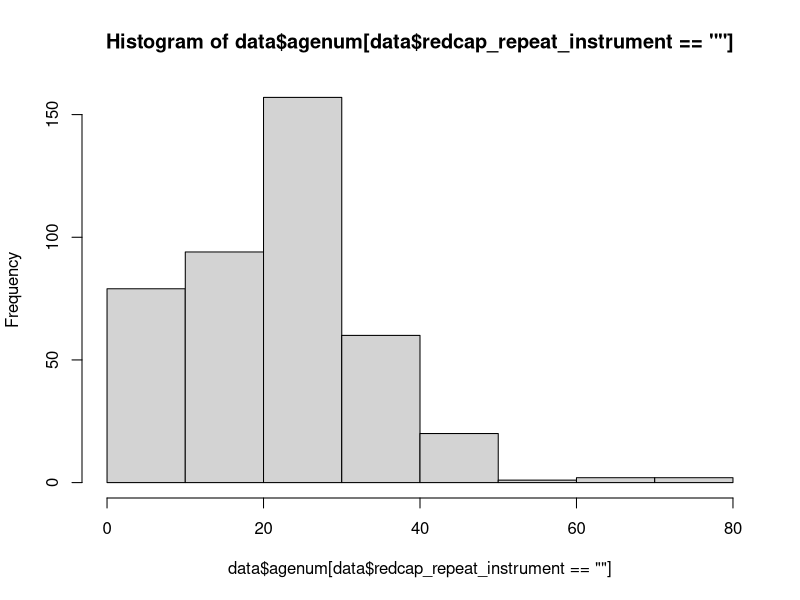

This chart was generated by the following R code:

data <- read.csv('data/rawData.csv', header = T, sep = ',')

## Occupation
data$occupation1 <- apply(data[, paste0("occupation___", 1:19)], 1, function(row){
  idx <- which(row == 1)
  # return first index if 1 exists, otherwise return NA
  if(length(idx) == 0){
    return(NA)
  }else{
    return(idx[1])
  }
})
data$occupation1 <- factor(data$occupation1, levels = 1:19)
table(data$occupation1)
# some people have multiple occupations
data$occupation2 <- apply(data[, paste0("occupation___", 1:19)], 1, function(row){
  idx <- which(row == 1)
  # return first index if 1 exists, otherwise return NA
  if(length(idx) == 0){
    return(NA)
  }else{
    return(idx[2])
  }
})
data$occupation2 <- factor(data$occupation2, levels = 1:19)
table(data$occupation2)
# other occupation
table(data$otr_occp)

## Hunting
table(data$part_chas) # participated in hunting session; 1 = yes, 2 = no, 3 = no response
data$hunting_species1 <- apply(data[, paste0("espac_attr___", 1:10)], 1, function(row){
  idx <- which(row == 1)
  # return first index if 1 exists, otherwise return NA
  if(length(idx) == 0){
    return(NA)
  }else{
    return(idx[1])
  }
})
table(data$hunting_species1) # 1 = monkey, 3 = rat, 9 = other
data$hunting_species2 <- apply(data[, paste0("espac_attr___", 1:10)], 1, function(row){
  idx <- which(row == 1)
  # return first index if 1 exists, otherwise return NA
  if(length(idx) == 0){
    return(NA)
  }else{
    return(idx[2])
  }
})
table(data$hunting_species2) # 2 = squirrel
table(data$otr_espatrap)

table(data$consronger) # rodents caught or consumed; 1 = yes, 2 = no, 3 = no response
data$consronger_spec1 <- apply(data[, paste0("kelespec___", 1:5)], 1, function(row){
  idx <- which(row == 1)
  # return first index if 1 exists, otherwise return NA
  if(length(idx) == 0){
    return(NA)
  }else{
    return(idx[1])
  }
})
table(data$consronger_spec1) # 1 = rat; 2 = Gambian rat; 3 = squirrel; 4 = other
data$consronger_spec2 <- apply(data[, paste0("kelespec___", 1:5)], 1, function(row){
  idx <- which(row == 1)
  # return first index if 1 exists, otherwise return NA
  if(length(idx) == 0){
    return(NA)
  }else{
    return(idx[2])
  }
})
table(data$consronger_spec2) # 2 = Gambian rat; 3 = squirrel; 4 = other
table(data$otr_espattra)

## Bushmeat consumption
table(data$viandbrous) # 1 = never, 2 = <2x per week, 3 = >2x per week, 4 = no response
data$viandbrous_spec1 <- apply(data[, paste0("espconsm___", 1:10)], 1, function(row){
  idx <- which(row == 1)
  # return first index if 1 exists, otherwise return NA
  if(length(idx) == 0){
    return(NA)
  }else{
    return(idx[1])
  }
})
table(data$viandbrous_spec1) # 1 = monkey, 2 = squirrel, 4 = bat, 5 = pangolin, 8 = antilope
data$viandbrous_spec2 <- apply(data[, paste0("espconsm___", 1:10)], 1, function(row){
  idx <- which(row == 1)
  # return first index if 1 exists, otherwise return NA
  if(length(idx) == 0){
    return(NA)
  }else{
    return(idx[2])
  }
})
table(data$viandbrous_spec2)# 3 = rat, 9 = other
data$viandbrous_spec3 <- apply(data[, paste0("espconsm___", 1:10)], 1, function(row){
  idx <- which(row == 1)
  # return first index if 1 exists, otherwise return NA
  if(length(idx) == 0){
    return(NA)
  }else{
    return(idx[3])
  }
})
table(data$viandbrous_spec3) # 7 = gazelle
data$viandbrous_spec4 <- apply(data[, paste0("espconsm___", 1:10)], 1, function(row){
  idx <- which(row == 1)
  # return first index if 1 exists, otherwise return NA
  if(length(idx) == 0){
    return(NA)
  }else{
    return(idx[4])
  }
})
table(data$viandbrous_spec4)
table(data$otr_avicos)

## Touching or eating of animals that died naturally?
table(data$manipulmort) # 1 = yes, 2 = no, 3 = no response
data$manipulmort_spec1 <- apply(data[, paste0("espcmort___", 1:10)], 1, function(row){
  idx <- which(row == 1)
  # return first index if 1 exists, otherwise return NA
  if(length(idx) == 0){
    return(NA)
  }else{
    return(idx[1])
  }
})
table(data$manipulmort_spec1) # 9 = other
table(data$otr_vimr) # pork

## Cases that meet inclusion criteria
ids.incl <- data$isac[data$critcompl_incl == 1]
data <- data[data$isac %in% ids.incl, ]

##-----------------------------------------------------------------------------
## PCR confirmed cases
table(data$rsltlc) # 1 = positive, 2 = negative, 3 = not analysed yet; only positive cases are retained in longitudinal part of the study

table(data$rsltlc[data$sexe==2 & (data$cathgr==1|data$cathgr==2)])
## Females +12y (N = 165?)
table(data$codeadultefemmeconfirmeecorrecte) # correct adult code, 1 = yes
table(data$codeenfantconfirmeecorrecte_2)
sum(!is.na(as.Date(data$dat_invesc)))

# table(data$rsltlc[data$sexe==1 & (data$cathgr==1|data$cathgr==2)])
# ## Males +12y (N = 171?)

## IDs of confirmed cases at baseline visit
ids.confirmed <- data$isac[data$rsltlc == 1 & data$redcap_repeat_instrument == '']
data <- data[data$isac %in% ids.confirmed, ]
dim(data)

length(unique(data$isac))
table(data$sexe) # 1 = male, 2 = female
table(data$cathgr) # age category: 1 = adult (>18y), 2 = minor (12-17y), 3 = minor (<12y)

##----------------------------------------------------------------------------------------------
## Longitudinal data (hospital follow-up)

sum(data$codeadulte != ""); sum(data$codeenfant != "") # follow-up IDs
length(unique(data$codeadulte)); length(unique(data$codeenfant)) 
length(unique(data$codeadulte[data$suivi_fait==1])); length(unique(data$codeenfant[data$suivi_fait==1])) 
# 417 patients with follow-up data, but almost none 'suivi_fait'?

table(data$redcap_repeat_instrument)

data$visit <- ifelse(data$redcap_repeat_instrument == '', 'baseline', data$redcap_repeat_instrument)
table(data$visit, data$redcap_repeat_instance)

length(unique(data$isac[data$suivi_fait==1])) # ID's of patients that had follow-up during hospitalisation

table(data$isd_part) # hospital outcome: 1 = released, 2 = withdrawal of consent, 3 = deceased, 4 = LTFU

##------------------------------------------------------------------------------------------------
## Longitudinal data (regular follow-up)

table(data$jr_delavisite) # 1 = day 29; 2 = day 59


##------------------------------------------------------------------------------------------------
## Longitudinal data (pregnancy follow-up)







##------------------------------------------------------------------------------------------------
## Rename variables

data$agecat <- data$cathgr # 1 = >18y; 2 = 12-17y
data$ageyear <- data$ag_an # NA if agecat = 3 & under 2y old
data$agemonth <- data$ag_mois
data$ageweek <- data$ag_seme
data$gender <- data$sexe

data$agenum[data$redcap_repeat_instrument==''] <- ifelse(!is.na(data$ageyear[data$redcap_repeat_instrument=='']),
                                                         data$ageyear[data$redcap_repeat_instrument==''],
                                                         ifelse(!is.na(data$agemonth[data$redcap_repeat_instrument=='']),
                                                                data$agemonth[data$redcap_repeat_instrument=='']/12,
                                                                data$ageweek[data$redcap_repeat_instrument=='']/52))
hist(data$agenum[data$redcap_repeat_instrument==''])

data$HZ <- data$zs # health zone
data$air_HZ <- data$air_st # aire de sante

data$occupation_prim <- data$occupation1
data$occupation_sec <- data$occupation2

data$HH_size <- data$tail_men
data$HH_children <- data$nbr_inf18
data$HH_mpox <- data$nbr_menage # 483 patients reported that at least one other HH member has mpox

data$travel <- data$partvoyage # 1 = yes, 2 = no

## Information on sexual contacts
data$intercourse <- data$rapsex # intercourse in the last 3 weeks; 1 = yes
data$num_partners <- data$cbpart # number of different sexual partners in the last 3 weeks
data$intercourse_SW <- data$rapprofsex # intercourse with professional sex worker in the last 3 weeks; 1 = yes
data$condomuse <- data$prsvraport # condom use: 1 = (almost) never, 2 = sometimes, 3 = (almost) always

##-------------------------------------------------------------------------------------------------
## Contact investigation
# unique(data$hyp_com) # transmission hypothesis
# sum(grepl('sexuel', data$hyp_com, ignore.case = T) | grepl('sexual', data$hyp_com, ignore.case = T))
# sum(grepl('non sexuel', data$hyp_com, ignore.case = T))
# sum(grepl('contact direct répété', data$hyp_com, ignore.case = T))
data$transm_hyp <- data$hyp_com

data$contact_mpox <- data$pesattient # contact w/ (suspected) mpox case:1 = yes, 2 = no, 3 = don't know
data$num_contact_mpox <- data$cbinpers # if contact, w/ how many different persons
## Information recorded for up to 4 contacts:
data$contact1_included <- data$ptatmpox # 1 = included in this study
data$contact2_included <- data$ptatmpox_2
data$contact3_included <- data$ptatmpox_3
data$contact4_included <- data$ptatmpox_4
# If contact included in study:
data$contact1_id <- data$screnprs
data$contact2_id <- data$screnprs_2
data$contact3_id <- data$screnprs_3
data$contact4_id <- data$screnprs_4
data$contact1_FUid <- ifelse(data$numetdlg == 1 & data$numetdlg != 3, data$numadult, data$numenft) # follow-up ID of contact
data$contact2_FUid <- ifelse(data$numetdlg_2 == 1 & data$numetdlg_2 != 3, data$numadult_2, data$numenft_2)
data$contact3_FUid <- ifelse(data$numetdlg_3 == 1 & data$numetdlg_3 != 3, data$numadult_3, data$numenft_3)
data$contact4_FUid <- ifelse(data$numetdlg_4 == 1 & data$numetdlg_4 != 3, data$numadult_4, data$numenft_4)
data$contact1_type <- data$typconct # 1 = single contact, 2 = multiple occasions / ongoing
data$contact2_type <- data$typconct_2
data$contact3_type <- data$typconct_3
data$contact4_type <- data$typconct_4
data$days_since_last_contact1 <- data$dernct
data$days_since_last_contact2 <- data$dernct_2
data$days_since_last_contact3 <- data$dernct_3
data$days_since_last_contact4 <- data$dernct_4

data$contact1_rel <- ifelse(grepl('voisin', data$otr_typrel, ignore.case = T), 9, data$typrltpatien) # 1 = family member in HH, 
# 2 = other family member, 3 = colleague, 4 = client (SW),
# 5 = SW visited, 6 = patient (participant is a HCW), 7 = deceased person, 8 =friend,
# 9 = neighbor, 10 = church, 11 = co-patient , 12 = sexual partner, 13 = client (shop)  
data$contact1_rel <- ifelse(grepl('epoux', data$otr_typrel, ignore.case = T), 1, data$contact1_rel)
data$contact1_rel <- ifelse(grepl('glise', data$otr_typrel, ignore.case = T), 10, data$contact1_rel)
data$contact1_rel <- ifelse(grepl('patient', data$otr_typrel, ignore.case = T), 11, data$contact1_rel)
data$contact1_rel <- ifelse(grepl('mari', data$otr_typrel, ignore.case = T), 1, data$contact1_rel)
data$contact1_rel <- ifelse(grepl('conjointe', data$otr_typrel, ignore.case = T), 1, data$contact1_rel)
data$contact1_rel <- ifelse(grepl('sexuel', data$otr_typrel, ignore.case = T), 12, data$contact1_rel)

data$contact2_rel <- ifelse(grepl('voisin', data$otr_typrel_2, ignore.case = T), 9, data$typrltpatien_2)
data$contact2_rel <- ifelse(grepl('patient', data$otr_typrel_2, ignore.case = T), 11, data$contact2_rel)
data$contact2_rel <- ifelse(grepl('client', data$otr_typrel_2, ignore.case = T), 13, data$contact2_rel)

data$contact3_rel <- ifelse(grepl('voisin', data$otr_typrel_3, ignore.case = T), 9, data$typrltpatien_3)
data$contact3_rel <- ifelse(grepl('patient', data$otr_typrel_3, ignore.case = T), 11, data$contact3_rel)

data$contact4_rel <- ifelse(grepl('patient', data$otr_typrel_4, ignore.case = T), 11, data$typrltpatien_4)

data$contact1_famtype <- data$ty_mbre # 1 = parent, 2 = child, 3 = sibling, 4 = other ('data$otr_mbfam1')
data$contact2_famtype <- data$ty_mbre_2
data$contact3_famtype <- data$ty_mbre_3
data$contact4_famtype <- data$ty_mbre_4

# zone de sante where contact took place (if other: 'data$ot_aisnt')
data$contact1_zs <- data$airsntpatien 
data$contact2_zs <- data$airsntpatien_2
data$contact3_zs <- data$airsntpatien_3
data$contact4_zs <- data$airsntpatien_4
data$contact1_bar <- data$nmbar # name of bar where contact took place
data$contact2_bar <- data$nmbar_2
data$contact3_bar <- data$nmbar_3
data$contact4_bar <- data$nmbar_4

# Details on contact duration
data$contact1_prolonged <- data$causprolong # >15min: 1 = yes, 2 = no, 3 = don't remember
data$contact2_prolonged <- data$causprolong_2
data$contact3_prolonged <- data$causprolong_3
data$contact4_prolonged <- data$causprolong_4
data$contact1_direct <- data$tochdirect # direct touch
data$contact2_direct <- data$tochdirect_2
data$contact3_direct <- data$tochdirect_3
data$contact4_direct <- data$tochdirect_4
data$contact1_sexual <- data$contsex # sexual contact
data$contact2_sexual <- data$contsex_2
data$contact3_sexual <- data$contsex_3
data$contact4_sexual <- data$contsex_4
data$contact1_care <- data$prisoin # regularly took care of mpox patient
data$contact2_care <- data$prisoin_2
data$contact3_care <- data$prisoin_3
data$contact4_care <- data$prisoin_4
data$contact1_food <- data$mngemasit # eaten from the same plate
data$contact2_food <- data$mngemasit_2
data$contact3_food <- data$mngemasit_3
data$contact4_food <- data$mngemasit_4
data$contact1_bed <- data$mmlit # shared the same bed
data$contact2_bed <- data$mmlit_2
data$contact3_bed <- data$mmlit_3
data$contact4_bed <- data$mmlit_4
data$contact1_clothes <- data$mmvetm # shared the same clothes
data$contact2_clothes <- data$mmvetm_2
data$contact3_clothes <- data$mmvetm_3
data$contact4_clothes <- data$mmvetm_4

## Vaccination
data$smallpox_vacc <- data$partvaccin # vaccinated against smallpox before 1980; 1 = yes, 2 = no, 3 = NA
data$mpox_vacc_recent <- data$rsenvacci # recent mpox vaccination (since 2024) --> none

## Previous infection
data$previous_mpox <- data$ftmpox # already had mpox --> N = 9
library(lubridate)
data$date_previous_mpox <- ifelse(data$temps == 1,
                                      as.Date(data$date) - weeks(data$tpjour), # X weeks ag0
                                      as.Date(data$date) - data$tpmois*30.437 # X months ago
)
data$already_included <- data$patinclu # 3 patients already included
data$already_included_id <- data$nmpatincl
data$already_included_id[data$already_included_id!='']
data$already_included_id_long <- ifelse(data$nmetdlgnal == 1, data$nmadltetlnal, data$nmanftetlnal)

## Other infections (also included: TBC, diabetis, kidney, liver, other)
data$HIV <- data$antmedsvt___1
data$ART <- ifelse(data$HIV == 1 & data$siserop == 1, 1, 0)
data$HIV_test_during_consult <- data$tstvih # none

## Symptoms
data$symptom.onset <- as.Date(data$dtenqt) - data$dpdsympt
summary(data$symptom.onset)
# info on which symptoms

## Clinical presentation: lesions on mucous membranes
data$oral_lesion <- data$orale # 1 = yes, 2 = no
data$tonsil_lesion <- data$tonsil
data$penis_lesion <- data$glpenis
data$vagina_lesion <- data$vulv_gen

## Diagnostic sample results
data$diagnostics_complete <- data$resultats_des_echantillons_diagnostique_complete # 0 = incomplete, 2 = complete
data$mpox_pcr <- data$rsltlc # 1 = positive, 2 = negative, 3 = not analysed yet
data$sample_lesion <- data$base_quels_echant___1
data$sample_oropharyngal <- data$base_quels_echant___2
# longitudinal ID assigned if positive PCR result
data$id_adult <- data$codeadulte
data$id_child <- data$codeenfant

## Hospital follow-up 
summary(data$dtvisit); table(data$visit); table(data$suivi_fait) 

## Extract probable transmission route
# unique(data$transm_hyp)

data$transm_sexual <- ifelse(
  (grepl('sexuel', data$transm_hyp, ignore.case = T) | grepl('sexual', data$transm_hyp, ignore.case = T)) 
  & !grepl('non sexuel', data$transm_hyp, ignore.case = T),
  1, 0)
table(data$transm_sexual)
data$transm_repeatedcontact <- ifelse(
  grepl('contact direct répété', data$transm_hyp, ignore.case = T),
  1, 0
)
table(data$transm_repeatedcontact)
table(data$transm_repeatedcontact, data$transm_sexual)

table(data$contact1_rel) # 1 = family member in HH, 
# 2 = other family member, 3 = colleague, 4 = client (SW),
# 5 = SW visited, 6 = patient (participant is a HCW), 7 = deceased person, 8 =friend,
# 9 = neighbor, 10 = church, 11 = co-patient , 12 = sexual partner, 13 = client (shop)  
table(data$contact1_rel, data$transm_sexual)
table(data$contact1_rel, data$transm_repeatedcontact)

##------------------------------------------------------------------------------------------------
## Save clean dataset

save(data, file = 'data/clean_data.RData')
